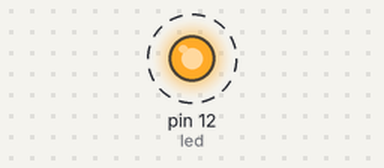
The sketch below on a simulated Arduino Uno, built with avr-gcc and run on an emulated ATmega328P. Parts: output pins drawn as LEDs (lit = HIGH). Dashed ring = blinking.

Above: at 0.5 s.
Timing chart, 0 to 4.6 s (numbered marks = the images above):
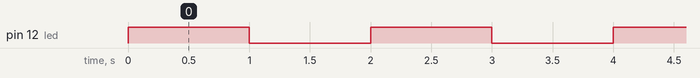

The sketch:

TestBlink.ino
```cpp
//TestBlink.ino

int led = 12;
int delayTime = 1000;

void setup() {
  // put your setup code here, to run once:
  pinMode(led, OUTPUT);
}

void loop() {
  // put your main code here, to run repeatedly:
    digitalWrite(led, HIGH);  // turn the LED on (HIGH is the voltage level)
    delay(delayTime);               // wait for a second
    digitalWrite(led, LOW);   // turn the LED off by making the voltage LOW
    delay(delayTime);               // wait for a second
}
```

Measured:
- by itself, pin 12 (led): alternates HIGH for 1.0 s and LOW for 1.0 s
